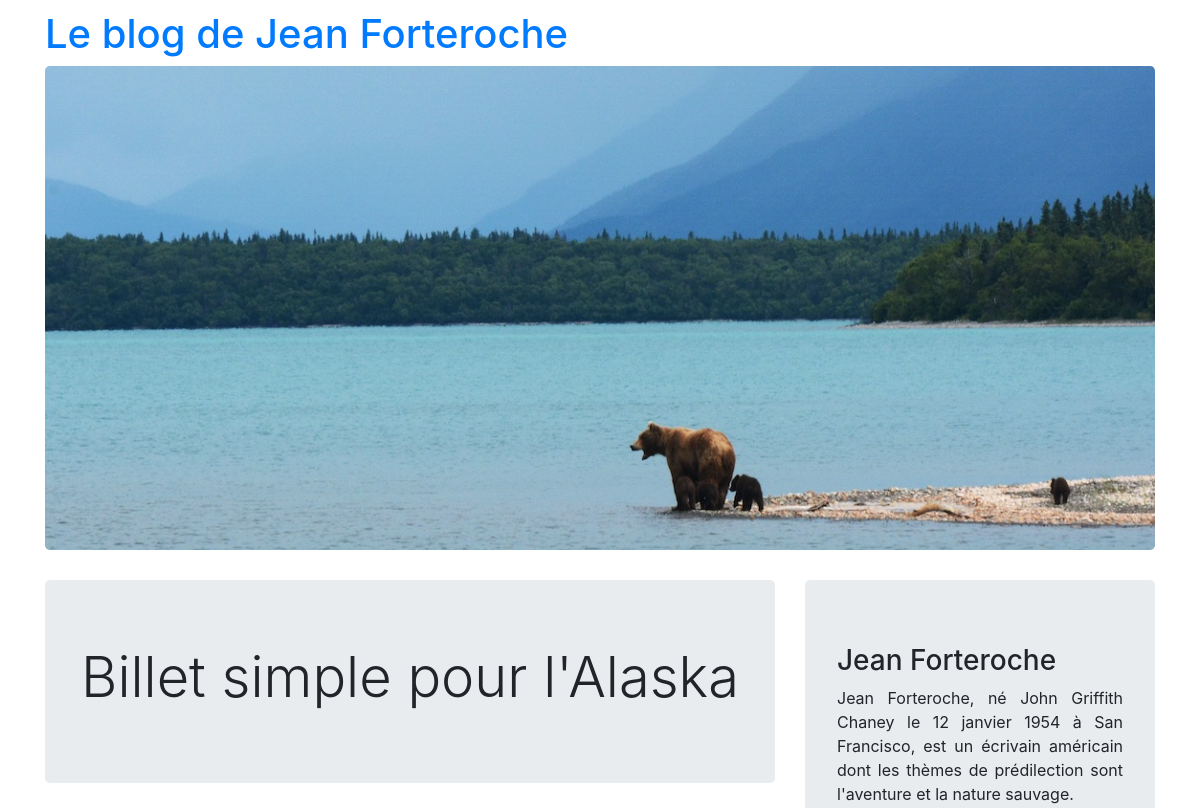
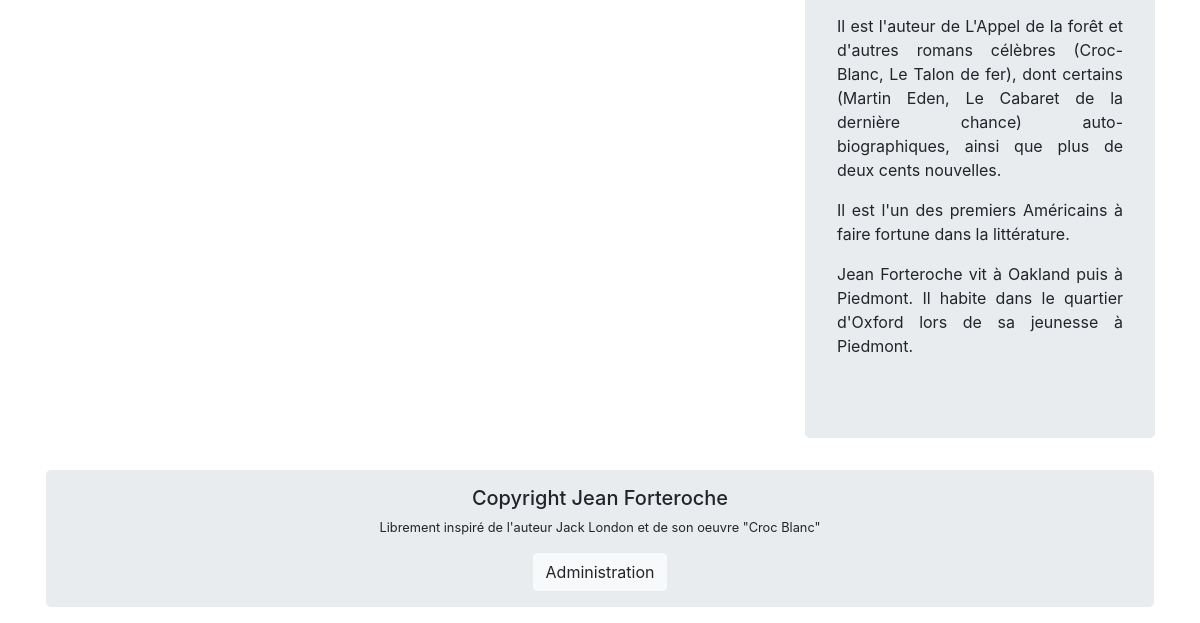
Before: / with the older database file (2 pictures, top to bottom).
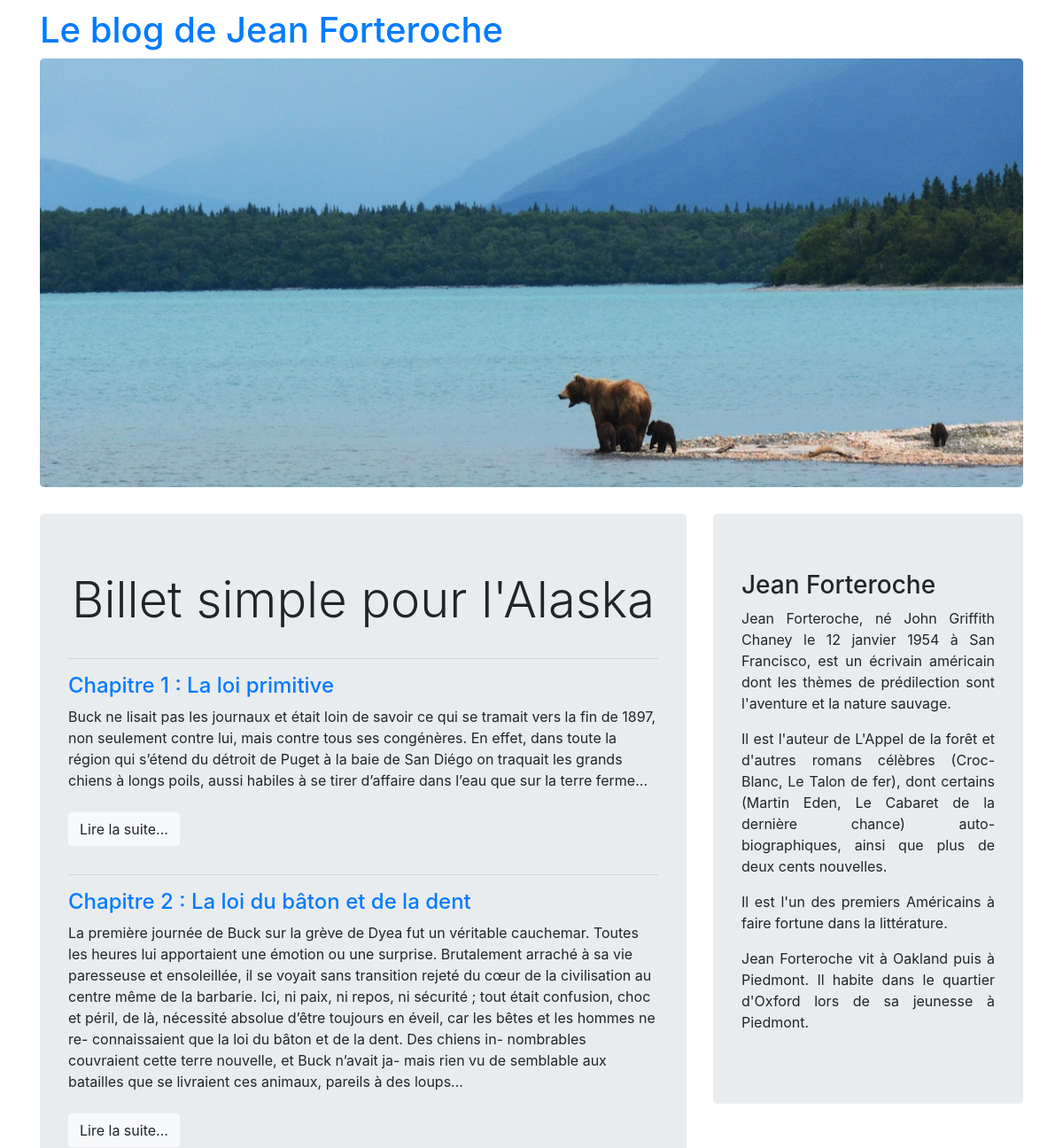
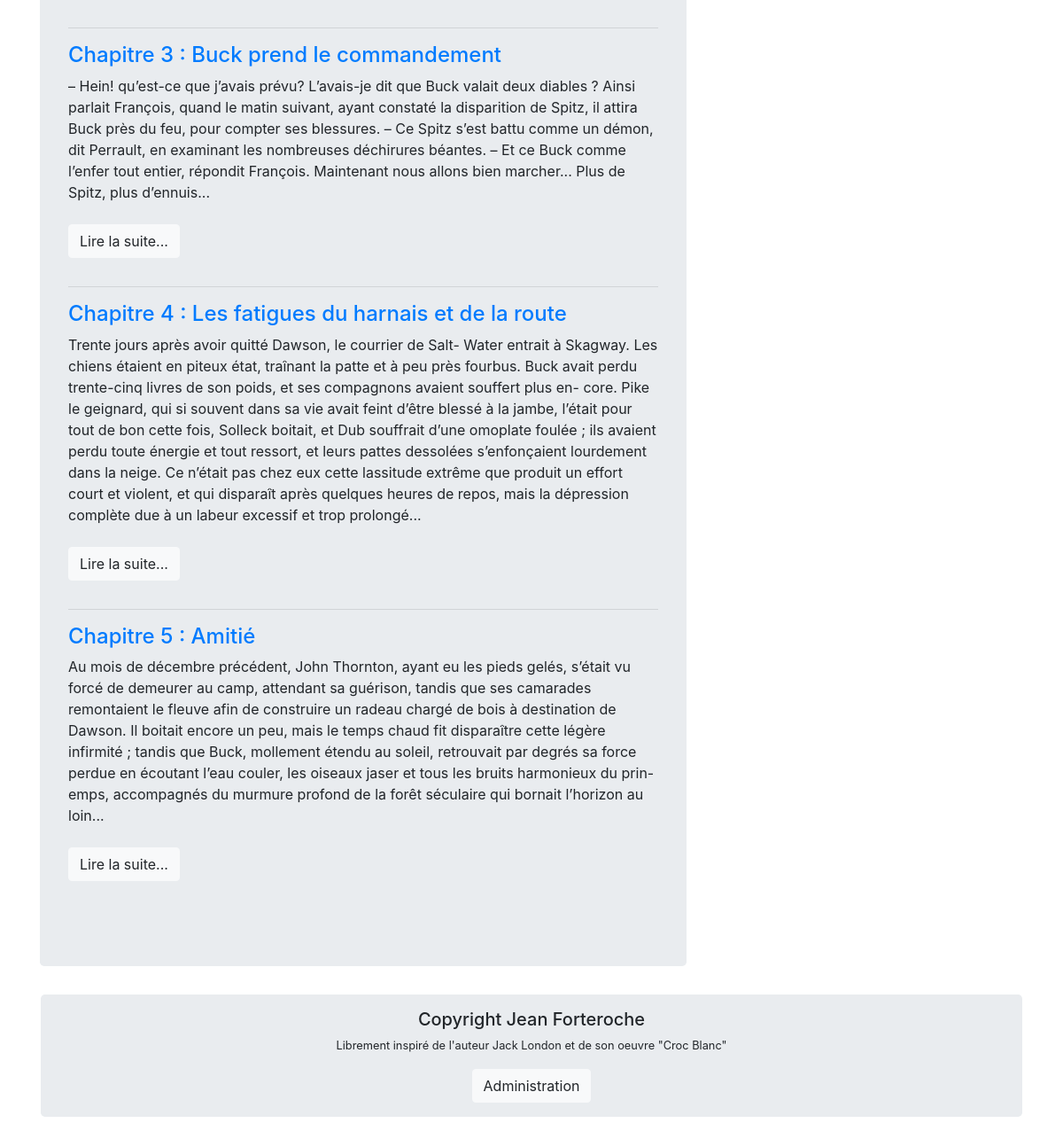
After: the same page with the newer database file (2 pictures, top to bottom).
### tables this page shows
CREATE TABLE `posts` (
  `id` int(11) NOT NULL,
  `created_at` datetime NOT NULL,
  `title` varchar(100) NOT NULL DEFAULT '',
  `content` longtext NOT NULL,
  `excerpt` longtext NOT NULL,
  `published` tinyint(1) NOT NULL
);

### src/Controller/ControllerPost.php (called while the page is built, shortened)
<?php
class ControllerPost extends Controller
{
    private $post;
    public function __construct()
    {
        $this->post = new post();
    }
    public function index(){
        $posts = $this->post->getPostsPublished();
        $this->generateView([
            'posts' => $posts,
            ]);
    }
}

### src/Framework/Router.php (called while the page is built, shortened)
<?php
class Router
{
    public function routeRequest(){
        try {
            $request = new Request(array_merge($_GET, $_POST));
            $controller = $this->createController($request);
            $action=$this->createAction($request);
            $controller->executeAction($action);
        }
        catch (Exception $e)
        {
        $this->manageError($e);
        }
    }
    private function createController(Request $request){
        $controller='Post';
        $classController = "Controller" . $controller;
        $fileController = ".." . DIRECTORY_SEPARATOR . "src" . DIRECTORY_SEPARATOR . "Controller" . DIRECTORY_SEPARATOR . $classController . ".php";
        if (file_exists($fileController)){
            $controller = new $classController();
            $controller->setRequest($request);
            return $controller;
        } else {
            throw new \Exception("Fichier $fileController introuvable");
        }
    }
    private function createAction(Request $request){
        $action="index";
        return $action;
    }
}

### Public/index.php (called while the page is built, shortened)
<?php
$router = new Router();
$router->routeRequest();

### src/Model/Post.php (called while the page is built, shortened)
<?php
class Post extends Model
{
    public function getPostsPublished()
    {
        $sql = 'SELECT id as id, created_at as date, title as title, content as content, excerpt FROM posts WHERE published=1 ORDER BY id';
        $posts = $this->executeRequest($sql);
        return $posts;
    }
}

### src/Framework/Setup.php (called while the page is built, shortened)
<?php
class Setup
{
    private static $parameters;
    public static function get($name, $defaultValue = null){
        if (isset(self::getParameters()[$name])){
            $value = self::getParameters()[$name];
        } else {
            $value = $defaultValue;
        }
        return $value;
    }
    private static function getParameters() {
        if (self::$parameters == null) {
            $pathFile = "../src/Setup/prod.ini";
            if (!file_exists($pathFile)) {
                $pathFile = "../src/Setup/dev.ini";
            }
            if (!file_exists($pathFile)) {
                throw new \Exception("Aucun fichier de configuration trouvé");
            }
            else {
                self::$parameters = parse_ini_file($pathFile);
            }
        }
        return self::$parameters;
  }
}

### src/Framework/Model.php (called while the page is built, shortened)
<?php
abstract class Model {
    private static $db;
    private static function getDb(){
        if (self::$db === null) {
            $dsn = Setup::get('dsn');
            $login = Setup::get('login');
            $pass= Setup::get('pass');
            self::$db = new \PDO ($dsn, $login, $pass);
            self::$db->setAttribute(\PDO::ATTR_ERRMODE, \PDO::ERRMODE_EXCEPTION);
        }
        return self::$db;
    }
    protected function executeRequest($sql, $params = null){
        if ($params == null){
            $result = $this->getdb()->query($sql);
        } else {
            $result = $this->getdb()->Prepare($sql);
            $result->execute($params);
        }
        return $result;
    }
}

### src/View/Post/index.php (the view)
<?php $this->title = "Le blog de Jean Forteroche" ?>
<div class="col-md-8" id="main">
    <article class="jumbotron">
        <header>
            <h2 class="display-4 text-center">Billet simple pour l'Alaska</h2>
        </header>
        <?php foreach ($posts as $post) : ?>
            <div class="post">
                <a href="/post/view/<?= $this->clean($post['id']) ?>">
                <hr>
                    <h4><?= $this->clean($post['title']) ?></h4>
                </a>
                <div><?= $this->clean($post['excerpt']) . '...' ?></div>
                <br>
                <a href="/post/view/<?= $this->clean($post['id']) ?>">
                    <button class="btn btn-light">Lire la suite...</button>
                </a>
            </div>
        <?php endforeach; ?>
    </article>
</div>
<div class="col-md-4">
    <div class="jumbotron" id="aside">
        <div>
            <h3>Jean Forteroche</h3>
            <p>Jean Forteroche, né John Griffith Chaney le 12 janvier 1954 à San Francisco, est un écrivain américain dont les thèmes de prédilection sont l'aventure et la nature sauvage.
            <p>
            Il est l'auteur de L'Appel de la forêt et d'autres romans célèbres (Croc-Blanc, Le Talon de fer), dont certains (Martin Eden, Le Cabaret de la dernière chance) auto-biographiques, ainsi que plus de deux cents nouvelles.</p>
            <p>Il est l'un des premiers Américains à faire fortune dans la littérature.</p>
            <p>Jean Forteroche vit à Oakland puis à Piedmont. Il habite dans le quartier d'Oxford lors de sa jeunesse à Piedmont. </p>
        </div>
    </div>
</div>

### src/View/template.php (shortened to what this page needs)
<!doctype html>
<html lang="fr">
<head>
    <link rel="stylesheet" href="css/bootstrap.min.css">
    <link rel="stylesheet" href="css/style.css">
</head>
<body>
    <div class="container">
        <header class="row">
            <div class="col" id="head">
                <a href="/"><h1><?= $title ?></h1></a>
                <img src="img/entete.jpg" class="img-fluid" alt="Illustration du livre de Jean Forteroche">
            </div>
        </header>
        <section class="row">
            <?= $content ?>
        </section>
        <footer class="row">
            <div class="col" id="foot">
                <h5 class="text-center">Copyright Jean Forteroche</h5>
                <p class="small text-center">Librement inspiré de l'auteur Jack London et de son oeuvre "Croc Blanc"</p>
                <p class="text-center">
                    <a href="backoffice/index"><button type="button" class="btn btn-light">Administration</button>
                    </a>
                </p>
            </div>
        </footer>
    </div>
</body>
</html>

### src/Framework/Controller.php (shortened to what this page needs)
<?php
abstract class Controller
{
    private $action;
    public function executeAction($action){
        if (method_exists($this, $action)){
            $this->action = $action;
            $this->{$this->action}();
        } else {
            $classController = get_class($this);
            throw new \Exception("Action $action non défini dans la classe $classController");
        }
    }
    protected function generateView($dataView = array()){
        $classController = get_class($this);
        $classController = str_replace("App\Controller\Controller", "", $classController);
        $view = new View($this->action, $classController);
        $view->generate($dataView);
    }
}

### src/Framework/View.php (shortened to what this page needs)
<?php
Class View
{
    private $file;
    private $title;
    public function __construct($action, $controller="")
    {
        $file=".." . DIRECTORY_SEPARATOR . "src" . DIRECTORY_SEPARATOR . "View" . DIRECTORY_SEPARATOR;
        if ($controller !=""){
            $file = $file . $controller . DIRECTORY_SEPARATOR;
        }
        $this->file = $file . $action . ".php";
    }
    public function generate($data)
    {
        $content=$this->generateFile($this->file, $data);
        $rootWeb = Setup::get("rootWeb","/");
        $View = $this->generateFile('../src/View/template.php',[
            'title' => $this->title,
            'content' => $content,
            'rootWeb' => $rootWeb,
        ]);
        echo $View;
    }
    private  function generateFile($file, $data)
    {
        if(file_exists($file)){
            extract($data);
            require $file;
            return ob_get_clean();
        } else {
        throw new \Exception("Fichier $file introuvable");
        }
    }
    private function clean($value)
    {
        return htmlspecialchars($value, ENT_QUOTES, 'UTF-8', false);
    }
}

### Public/css/style.css (style rules this page uses)
body { padding-top: 10px; }
p { text-align: justify; }
h3 { text-align: left; }
section { padding-top:30px; }
#foot { margin-left: 1rem; margin-right: 1rem; margin-bottom: 1rem; padding-top: 1rem; background-color: #e9ecef; border-radius: .3rem; }
img { border-radius: .3rem; }
.post { margin-top : 2rem; margin-bottom : 2rem; }

Changed rows visible on the page:
added posts: title "Chapitre 1 : La loi primitive", excerpt "Buck ne lisait pas les journaux et était loin de savoir ce qui se tramait vers la fin de 1897, non seulement contre lui, mais contre tous ses congénères. En effet, dans toute la région qui s’étend du détroit de Puget à la baie de San Diégo on traquait les grands chiens à longs poils, aussi habiles à se tirer d’affaire dans l’eau que sur la terre ferme"
added posts: title "Chapitre 2 : La loi du bâton et de la dent", excerpt "La première journée de Buck sur la grève de Dyea fut un véritable cauchemar. Toutes les heures lui apportaient une émotion ou une surprise. Brutalement arraché à sa vie paresseuse et ensoleillée, il se voyait sans transition rejeté du cœur de la civilisation au centre même de la barbarie. Ici, ni paix, ni repos, ni sécurité ; tout était confusion, choc et péril, de là, nécessité absolue d’être toujours en éveil, car les bêtes et les hommes ne re- connaissaient que la loi du bâton et de la dent. Des chiens in- nombrables couvraient cette terre nouvelle, et Buck n’avait ja- mais rien vu de semblable aux batailles que se livraient ces animaux, pareils à des loups"
added posts: title "Chapitre 3 : Buck prend le commandement", excerpt "– Hein! qu’est-ce que j’avais prévu? L’avais-je dit que Buck valait deux diables ? Ainsi parlait François, quand le matin suivant, ayant constaté la disparition de Spitz, il attira Buck près du feu, pour compter ses blessures. – Ce Spitz s’est battu comme un démon, dit Perrault, en examinant les nombreuses déchirures béantes. – Et ce Buck comme l’enfer tout entier, répondit François. Maintenant nous allons bien marcher... Plus de Spitz, plus d’ennuis"
added posts: title "Chapitre 4 : Les fatigues du harnais et de la route", excerpt "Trente jours après avoir quitté Dawson, le courrier de Salt- Water entrait à Skagway. Les chiens étaient en piteux état, traînant la patte et à peu près fourbus. Buck avait perdu trente-cinq livres de son poids, et ses compagnons avaient souffert plus en- core. Pike le geignard, qui si souvent dans sa vie avait feint d’être blessé à la jambe, l’était pour tout de bon cette fois, Solleck boitait, et Dub souffrait d’une omoplate foulée ; ils avaient perdu toute énergie et tout ressort, et leurs pattes dessolées s’enfonçaient lourdement dans la neige. Ce n’était pas chez eux cette lassitude extrême que produit un effort court et violent, et qui disparaît après quelques…"
added posts: title "Chapitre 5 : Amitié", excerpt "Au mois de décembre précédent, John Thornton, ayant eu les pieds gelés, s’était vu forcé de demeurer au camp, attendant sa guérison, tandis que ses camarades remontaient le fleuve afin de construire un radeau chargé de bois à destination de Dawson. Il boitait encore un peu, mais le temps chaud fit disparaître cette légère infirmité ; tandis que Buck, mollement étendu au soleil, retrouvait par degrés sa force perdue en écoutant l’eau couler, les oiseaux jaser et tous les bruits harmonieux du prin-emps, accompagnés du murmure profond de la forêt séculaire qui bornait l’horizon au loin"
